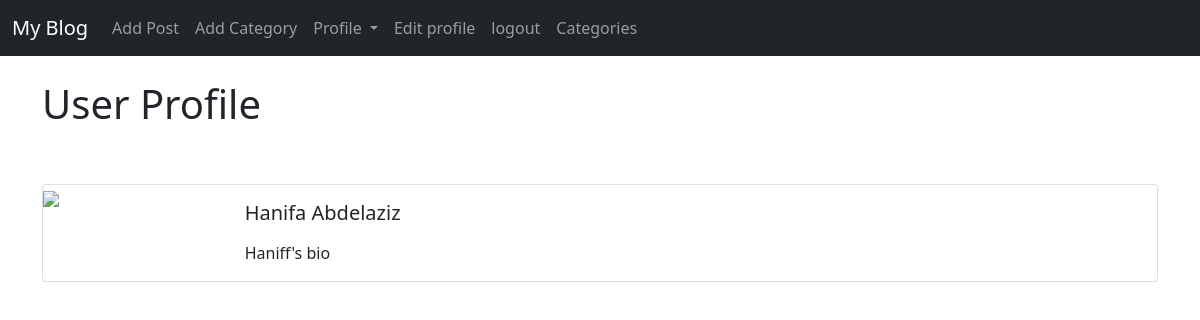
/members/2/profile/ (signed in), run on the app's committed database.
### theblog/models.py (models this page shows, shortened)
class Profile(models.Model):
    user = models.OneToOneField(User, null=True, on_delete=models.CASCADE)
    bio = models.TextField()
    profile_pic = models.ImageField(null=True, blank=True, upload_to="images/profile/")
    website_url = models.CharField(max_length=255, null=True, blank=True)
    facebook_url = models.CharField(max_length=255, null=True, blank=True)
    twitter_url = models.CharField(max_length=255, null=True, blank=True)
    insta_url = models.CharField(max_length=255, null=True, blank=True)
    pinterest_url = models.CharField(max_length=255, null=True, blank=True)

### members/views.py (the view)
# urls.py: path('<int:pk>/profile/', ShowProfilePageView.as_view(), name='show_profile_page'),
class ShowProfilePageView(DetailView):
    model = Profile
    template_name = 'registration/user_profile.html'
    def get_context_data(self, *args, **kwargs):
        context = super(ShowProfilePageView, self).get_context_data(*args, **kwargs)
        page_user = get_object_or_404(Profile, id=self.kwargs['pk'])
        context["page_user"] = page_user
        return context

### members/templates/registration/user_profile.html (shortened to what this page needs)
{% extends 'base.html' %}
{% load static %}
{% block content %}
 <h1>User Profile</h1>
   <br><br>
    <div class="card mb-3">
        <div class="row g-0">
          <div class="col-md-2">
        {% if page_user.profile_pic %}
            <img src="{{ page_user.profile_pic.url }}" class="img-fluid">
        {% else %}
            <img src="{% static 'theblog/images/profile.jpg' %}" class="img-fluid">
        {% endif %}
          </div>
          <div class="col-md-10">
            <div class="card-body">
              <h5 class="card-title">
                  {{ page_user.user.first_name }}
                  {{ page_user.user.last_name }} </h5>
              <p class="card-text">{{ page_user.bio }}</p>
            </div>
          </div>
        </div>
      </div>
{% endblock %}

### data on the page
Profile: user.first_name "Hanifa", user.last_name "Abdelaziz", bio "Haniff's bio"
